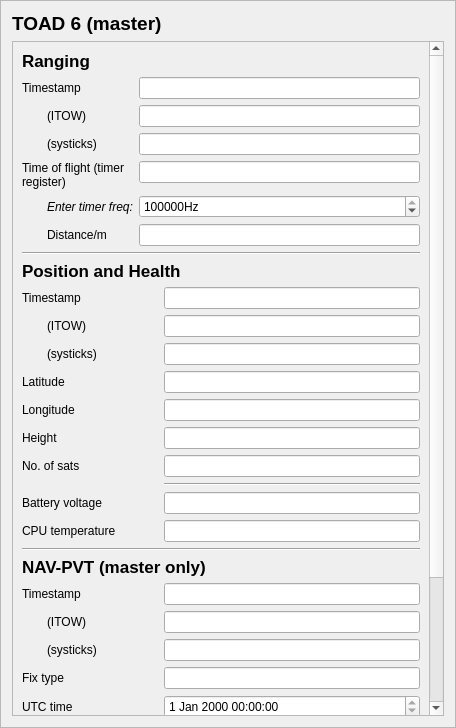
<?xml version="1.0" encoding="UTF-8"?>
<ui version="4.0">
 <class>toad_frame_master</class>
 <widget class="QFrame" name="toad_frame_master">
  <property name="geometry">
   <rect>
    <x>0</x>
    <y>0</y>
    <width>456</width>
    <height>728</height>
   </rect>
  </property>
  <property name="minimumSize">
   <size>
    <width>276</width>
    <height>625</height>
   </size>
  </property>
  <property name="windowTitle">
   <string>toad_frame_master_window</string>
  </property>
  <property name="frameShape">
   <enum>QFrame::StyledPanel</enum>
  </property>
  <property name="frameShadow">
   <enum>QFrame::Raised</enum>
  </property>
  <layout class="QVBoxLayout" name="verticalLayout">
   <item>
    <widget class="QLabel" name="label_toad_id">
     <property name="font">
      <font>
       <pointsize>14</pointsize>
       <weight>75</weight>
       <bold>true</bold>
      </font>
     </property>
     <property name="text">
      <string>TOAD 6 (master)</string>
     </property>
    </widget>
   </item>
   <item>
    <widget class="QScrollArea" name="scrollArea">
     <property name="widgetResizable">
      <bool>true</bool>
     </property>
     <widget class="QWidget" name="scrollAreaWidgetContents">
      <property name="geometry">
       <rect>
        <x>0</x>
        <y>0</y>
        <width>418</width>
        <height>955</height>
       </rect>
      </property>
      <layout class="QVBoxLayout" name="verticalLayout_2">
       <item>
        <layout class="QFormLayout" name="formLayout_ranging">
         <property name="sizeConstraint">
          <enum>QLayout::SetMaximumSize</enum>
         </property>
         <property name="fieldGrowthPolicy">
          <enum>QFormLayout::AllNonFixedFieldsGrow</enum>
         </property>
         <item row="0" column="0" colspan="2">
          <widget class="QLabel" name="label_ranging_title">
           <property name="maximumSize">
            <size>
             <width>640</width>
             <height>16777215</height>
            </size>
           </property>
           <property name="font">
            <font>
             <pointsize>13</pointsize>
             <weight>75</weight>
             <bold>true</bold>
            </font>
           </property>
           <property name="text">
            <string>Ranging</string>
           </property>
          </widget>
         </item>
         <item row="1" column="0">
          <widget class="QLabel" name="label_timestamp">
           <property name="text">
            <string>Timestamp</string>
           </property>
           <property name="indent">
            <number>-1</number>
           </property>
          </widget>
         </item>
         <item row="1" column="1">
          <widget class="QLineEdit" name="lineEdit_timestamp">
           <property name="maximumSize">
            <size>
             <width>500</width>
             <height>16777215</height>
            </size>
           </property>
           <property name="inputMethodHints">
            <set>Qt::ImhNone</set>
           </property>
           <property name="readOnly">
            <bool>true</bool>
           </property>
          </widget>
         </item>
         <item row="2" column="0">
          <widget class="QLabel" name="label_timestamp_itow">
           <property name="inputMethodHints">
            <set>Qt::ImhNone</set>
           </property>
           <property name="text">
            <string>(ITOW)</string>
           </property>
           <property name="indent">
            <number>25</number>
           </property>
          </widget>
         </item>
         <item row="2" column="1">
          <widget class="QLineEdit" name="lineEdit_timestamp_itow">
           <property name="maximumSize">
            <size>
             <width>500</width>
             <height>16777215</height>
            </size>
           </property>
           <property name="inputMethodHints">
            <set>Qt::ImhDigitsOnly</set>
           </property>
           <property name="readOnly">
            <bool>true</bool>
           </property>
          </widget>
         </item>
         <item row="3" column="0">
          <widget class="QLabel" name="label_timestamp_systicks">
           <property name="text">
            <string>(systicks)</string>
           </property>
           <property name="indent">
            <number>25</number>
           </property>
          </widget>
         </item>
         <item row="3" column="1">
          <widget class="QLineEdit" name="lineEdit_timestamp_systicks">
           <property name="maximumSize">
            <size>
             <width>500</width>
             <height>16777215</height>
            </size>
           </property>
           <property name="inputMethodHints">
            <set>Qt::ImhDigitsOnly</set>
           </property>
           <property name="readOnly">
            <bool>true</bool>
           </property>
          </widget>
         </item>
         <item row="4" column="0">
          <widget class="QLabel" name="label_tof">
           <property name="text">
            <string>Time of flight (timer register)</string>
           </property>
           <property name="wordWrap">
            <bool>true</bool>
           </property>
           <property name="indent">
            <number>-1</number>
           </property>
          </widget>
         </item>
         <item row="4" column="1">
          <widget class="QLineEdit" name="lineEdit_tof">
           <property name="maximumSize">
            <size>
             <width>500</width>
             <height>16777215</height>
            </size>
           </property>
           <property name="readOnly">
            <bool>true</bool>
           </property>
          </widget>
         </item>
         <item row="5" column="0">
          <widget class="QLabel" name="label_timerfreq">
           <property name="font">
            <font>
             <italic>true</italic>
            </font>
           </property>
           <property name="text">
            <string>Enter timer freq:</string>
           </property>
           <property name="indent">
            <number>25</number>
           </property>
          </widget>
         </item>
         <item row="5" column="1">
          <widget class="QSpinBox" name="spinBox_timerfreq">
           <property name="maximumSize">
            <size>
             <width>500</width>
             <height>16777215</height>
            </size>
           </property>
           <property name="suffix">
            <string>Hz</string>
           </property>
           <property name="maximum">
            <number>99999999</number>
           </property>
           <property name="singleStep">
            <number>1000</number>
           </property>
           <property name="value">
            <number>84000000</number>
           </property>
          </widget>
         </item>
         <item row="6" column="0">
          <widget class="QLabel" name="label_distance">
           <property name="text">
            <string>Distance/m</string>
           </property>
           <property name="alignment">
            <set>Qt::AlignLeading|Qt::AlignLeft|Qt::AlignVCenter</set>
           </property>
           <property name="indent">
            <number>25</number>
           </property>
          </widget>
         </item>
         <item row="6" column="1">
          <widget class="QLineEdit" name="lineEdit_distance">
           <property name="maximumSize">
            <size>
             <width>500</width>
             <height>16777215</height>
            </size>
           </property>
           <property name="readOnly">
            <bool>true</bool>
           </property>
          </widget>
         </item>
        </layout>
       </item>
       <item>
        <widget class="Line" name="line_2">
         <property name="orientation">
          <enum>Qt::Horizontal</enum>
         </property>
        </widget>
       </item>
       <item>
        <layout class="QFormLayout" name="formLayout_pos">
         <property name="sizeConstraint">
          <enum>QLayout::SetMaximumSize</enum>
         </property>
         <property name="fieldGrowthPolicy">
          <enum>QFormLayout::AllNonFixedFieldsGrow</enum>
         </property>
         <item row="1" column="0">
          <widget class="QLabel" name="label_pos_timestamp">
           <property name="minimumSize">
            <size>
             <width>136</width>
             <height>0</height>
            </size>
           </property>
           <property name="text">
            <string>Timestamp</string>
           </property>
           <property name="indent">
            <number>-1</number>
           </property>
          </widget>
         </item>
         <item row="1" column="1">
          <widget class="QLineEdit" name="lineEdit_9">
           <property name="maximumSize">
            <size>
             <width>500</width>
             <height>16777215</height>
            </size>
           </property>
           <property name="readOnly">
            <bool>true</bool>
           </property>
          </widget>
         </item>
         <item row="2" column="0">
          <widget class="QLabel" name="label_pos_itow">
           <property name="text">
            <string>(ITOW)</string>
           </property>
           <property name="indent">
            <number>25</number>
           </property>
          </widget>
         </item>
         <item row="2" column="1">
          <widget class="QLineEdit" name="lineEdit_8">
           <property name="maximumSize">
            <size>
             <width>500</width>
             <height>16777215</height>
            </size>
           </property>
           <property name="readOnly">
            <bool>true</bool>
           </property>
          </widget>
         </item>
         <item row="3" column="0">
          <widget class="QLabel" name="label_pos_systicks">
           <property name="text">
            <string>(systicks)</string>
           </property>
           <property name="indent">
            <number>25</number>
           </property>
          </widget>
         </item>
         <item row="3" column="1">
          <widget class="QLineEdit" name="lineEdit_7">
           <property name="maximumSize">
            <size>
             <width>500</width>
             <height>16777215</height>
            </size>
           </property>
           <property name="readOnly">
            <bool>true</bool>
           </property>
          </widget>
         </item>
         <item row="4" column="0">
          <widget class="QLabel" name="label_5">
           <property name="text">
            <string>Latitude</string>
           </property>
          </widget>
         </item>
         <item row="4" column="1">
          <widget class="QLineEdit" name="lineEdit_2">
           <property name="maximumSize">
            <size>
             <width>500</width>
             <height>16777215</height>
            </size>
           </property>
           <property name="readOnly">
            <bool>true</bool>
           </property>
          </widget>
         </item>
         <item row="5" column="0">
          <widget class="QLabel" name="label_6">
           <property name="text">
            <string>Longitude</string>
           </property>
          </widget>
         </item>
         <item row="5" column="1">
          <widget class="QLineEdit" name="lineEdit_3">
           <property name="maximumSize">
            <size>
             <width>500</width>
             <height>16777215</height>
            </size>
           </property>
           <property name="readOnly">
            <bool>true</bool>
           </property>
          </widget>
         </item>
         <item row="6" column="0">
          <widget class="QLabel" name="label">
           <property name="text">
            <string>Height</string>
           </property>
          </widget>
         </item>
         <item row="6" column="1">
          <widget class="QLineEdit" name="lineEdit">
           <property name="maximumSize">
            <size>
             <width>500</width>
             <height>16777215</height>
            </size>
           </property>
           <property name="readOnly">
            <bool>true</bool>
           </property>
          </widget>
         </item>
         <item row="7" column="0">
          <widget class="QLabel" name="label_2">
           <property name="text">
            <string>No. of sats</string>
           </property>
          </widget>
         </item>
         <item row="7" column="1">
          <widget class="QLineEdit" name="lineEdit_6">
           <property name="maximumSize">
            <size>
             <width>500</width>
             <height>16777215</height>
            </size>
           </property>
           <property name="readOnly">
            <bool>true</bool>
           </property>
          </widget>
         </item>
         <item row="8" column="1">
          <widget class="Line" name="line">
           <property name="sizePolicy">
            <sizepolicy hsizetype="Maximum" vsizetype="Fixed">
             <horstretch>0</horstretch>
             <verstretch>0</verstretch>
            </sizepolicy>
           </property>
           <property name="maximumSize">
            <size>
             <width>500</width>
             <height>16777215</height>
            </size>
           </property>
           <property name="orientation">
            <enum>Qt::Horizontal</enum>
           </property>
          </widget>
         </item>
         <item row="9" column="0">
          <widget class="QLabel" name="label_3">
           <property name="text">
            <string>Battery voltage</string>
           </property>
          </widget>
         </item>
         <item row="9" column="1">
          <widget class="QLineEdit" name="lineEdit_5">
           <property name="maximumSize">
            <size>
             <width>500</width>
             <height>16777215</height>
            </size>
           </property>
           <property name="readOnly">
            <bool>true</bool>
           </property>
          </widget>
         </item>
         <item row="10" column="0">
          <widget class="QLabel" name="label_4">
           <property name="text">
            <string>CPU temperature</string>
           </property>
          </widget>
         </item>
         <item row="10" column="1">
          <widget class="QLineEdit" name="lineEdit_4">
           <property name="maximumSize">
            <size>
             <width>500</width>
             <height>16777215</height>
            </size>
           </property>
           <property name="readOnly">
            <bool>true</bool>
           </property>
          </widget>
         </item>
         <item row="0" column="0" colspan="2">
          <widget class="QLabel" name="label_pos">
           <property name="maximumSize">
            <size>
             <width>640</width>
             <height>16777215</height>
            </size>
           </property>
           <property name="font">
            <font>
             <pointsize>13</pointsize>
             <weight>75</weight>
             <bold>true</bold>
            </font>
           </property>
           <property name="text">
            <string>Position and Health</string>
           </property>
          </widget>
         </item>
        </layout>
       </item>
       <item>
        <widget class="Line" name="line_3">
         <property name="orientation">
          <enum>Qt::Horizontal</enum>
         </property>
        </widget>
       </item>
       <item>
        <layout class="QFormLayout" name="formLayout_2">
         <property name="fieldGrowthPolicy">
          <enum>QFormLayout::AllNonFixedFieldsGrow</enum>
         </property>
         <item row="1" column="0">
          <widget class="QLabel" name="timestampLabel">
           <property name="minimumSize">
            <size>
             <width>136</width>
             <height>0</height>
            </size>
           </property>
           <property name="text">
            <string>Timestamp</string>
           </property>
          </widget>
         </item>
         <item row="1" column="1">
          <widget class="QLineEdit" name="timestampLineEdit">
           <property name="maximumSize">
            <size>
             <width>500</width>
             <height>16777215</height>
            </size>
           </property>
           <property name="readOnly">
            <bool>true</bool>
           </property>
          </widget>
         </item>
         <item row="2" column="0">
          <widget class="QLabel" name="iTOWLabel">
           <property name="text">
            <string>(ITOW)</string>
           </property>
           <property name="indent">
            <number>25</number>
           </property>
          </widget>
         </item>
         <item row="2" column="1">
          <widget class="QLineEdit" name="iTOWLineEdit">
           <property name="maximumSize">
            <size>
             <width>500</width>
             <height>16777215</height>
            </size>
           </property>
           <property name="readOnly">
            <bool>true</bool>
           </property>
          </widget>
         </item>
         <item row="3" column="0">
          <widget class="QLabel" name="systicksLabel">
           <property name="text">
            <string>(systicks)</string>
           </property>
           <property name="indent">
            <number>25</number>
           </property>
          </widget>
         </item>
         <item row="3" column="1">
          <widget class="QLineEdit" name="systicksLineEdit">
           <property name="maximumSize">
            <size>
             <width>500</width>
             <height>16777215</height>
            </size>
           </property>
           <property name="readOnly">
            <bool>true</bool>
           </property>
          </widget>
         </item>
         <item row="4" column="0">
          <widget class="QLabel" name="fixTypeLabel">
           <property name="text">
            <string>Fix type</string>
           </property>
          </widget>
         </item>
         <item row="4" column="1">
          <widget class="QLineEdit" name="fixTypeLineEdit">
           <property name="maximumSize">
            <size>
             <width>500</width>
             <height>16777215</height>
            </size>
           </property>
           <property name="readOnly">
            <bool>true</bool>
           </property>
          </widget>
         </item>
         <item row="5" column="0">
          <widget class="QLabel" name="timeLabel">
           <property name="text">
            <string>UTC time</string>
           </property>
          </widget>
         </item>
         <item row="5" column="1">
          <widget class="QDateTimeEdit" name="timeDateTimeEdit">
           <property name="maximumSize">
            <size>
             <width>500</width>
             <height>16777215</height>
            </size>
           </property>
           <property name="readOnly">
            <bool>true</bool>
           </property>
           <property name="timeSpec">
            <enum>Qt::UTC</enum>
           </property>
          </widget>
         </item>
         <item row="6" column="0">
          <widget class="QLabel" name="numSvLabel">
           <property name="text">
            <string>NumSV</string>
           </property>
          </widget>
         </item>
         <item row="6" column="1">
          <widget class="QLineEdit" name="numSvLineEdit">
           <property name="maximumSize">
            <size>
             <width>500</width>
             <height>16777215</height>
            </size>
           </property>
           <property name="readOnly">
            <bool>true</bool>
           </property>
          </widget>
         </item>
         <item row="0" column="0" colspan="2">
          <widget class="QLabel" name="label_7">
           <property name="font">
            <font>
             <pointsize>13</pointsize>
             <weight>75</weight>
             <bold>true</bold>
            </font>
           </property>
           <property name="text">
            <string>NAV-PVT (master only)</string>
           </property>
          </widget>
         </item>
        </layout>
       </item>
       <item>
        <widget class="Line" name="line_4">
         <property name="orientation">
          <enum>Qt::Horizontal</enum>
         </property>
        </widget>
       </item>
       <item>
        <layout class="QFormLayout" name="formLayout_6">
         <item row="1" column="0">
          <widget class="QLabel" name="chargingLabel">
           <property name="minimumSize">
            <size>
             <width>136</width>
             <height>0</height>
            </size>
           </property>
           <property name="text">
            <string>Charging</string>
           </property>
          </widget>
         </item>
         <item row="1" column="1">
          <widget class="QLineEdit" name="chargingLineEdit">
           <property name="maximumSize">
            <size>
             <width>500</width>
             <height>16777215</height>
            </size>
           </property>
           <property name="readOnly">
            <bool>true</bool>
           </property>
          </widget>
         </item>
         <item row="2" column="0">
          <widget class="QLabel" name="chargeCurrentLabel">
           <property name="text">
            <string>Charge current/mA</string>
           </property>
          </widget>
         </item>
         <item row="2" column="1">
          <widget class="QLineEdit" name="chargeCurrentLineEdit">
           <property name="maximumSize">
            <size>
             <width>500</width>
             <height>16777215</height>
            </size>
           </property>
           <property name="inputMethodHints">
            <set>Qt::ImhDigitsOnly</set>
           </property>
           <property name="readOnly">
            <bool>true</bool>
           </property>
          </widget>
         </item>
         <item row="3" column="0">
          <widget class="QLabel" name="chargeTempDegCLabel">
           <property name="text">
            <string>Charge temp/degC</string>
           </property>
          </widget>
         </item>
         <item row="3" column="1">
          <widget class="QLineEdit" name="chargeTempDegCLineEdit">
           <property name="maximumSize">
            <size>
             <width>500</width>
             <height>16777215</height>
            </size>
           </property>
           <property name="dragEnabled">
            <bool>false</bool>
           </property>
           <property name="readOnly">
            <bool>true</bool>
           </property>
          </widget>
         </item>
         <item row="0" column="0" colspan="2">
          <widget class="QLabel" name="label_8">
           <property name="font">
            <font>
             <pointsize>13</pointsize>
             <weight>75</weight>
             <bold>true</bold>
            </font>
           </property>
           <property name="text">
            <string>PSU</string>
           </property>
          </widget>
         </item>
        </layout>
       </item>
      </layout>
     </widget>
    </widget>
   </item>
  </layout>
 </widget>
 <resources/>
 <connections/>
</ui>
